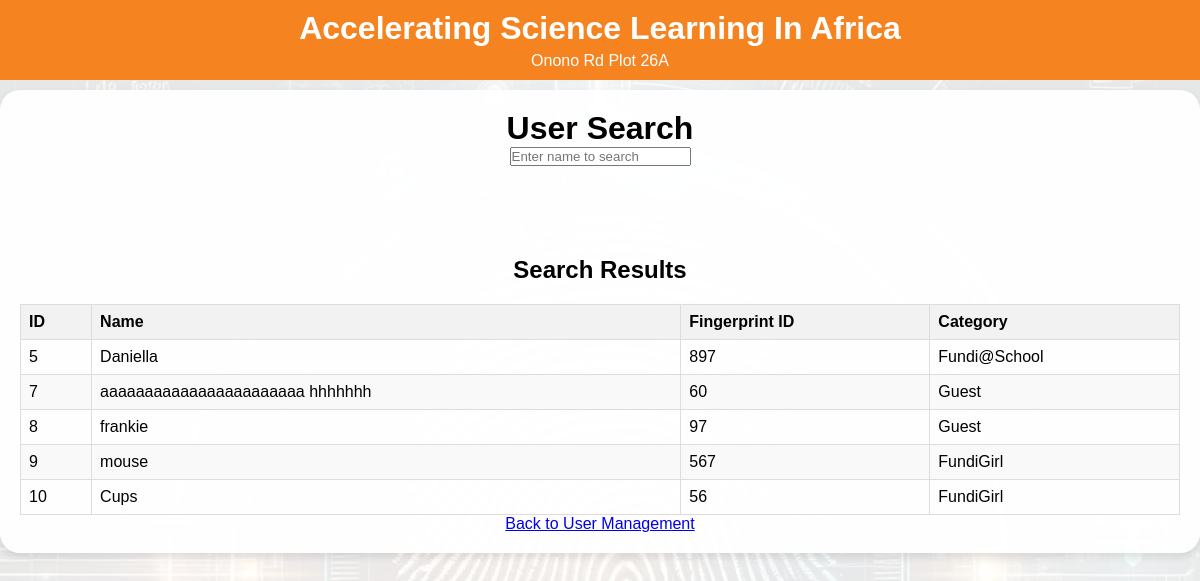
Before: /search (signed in) with the older database file.
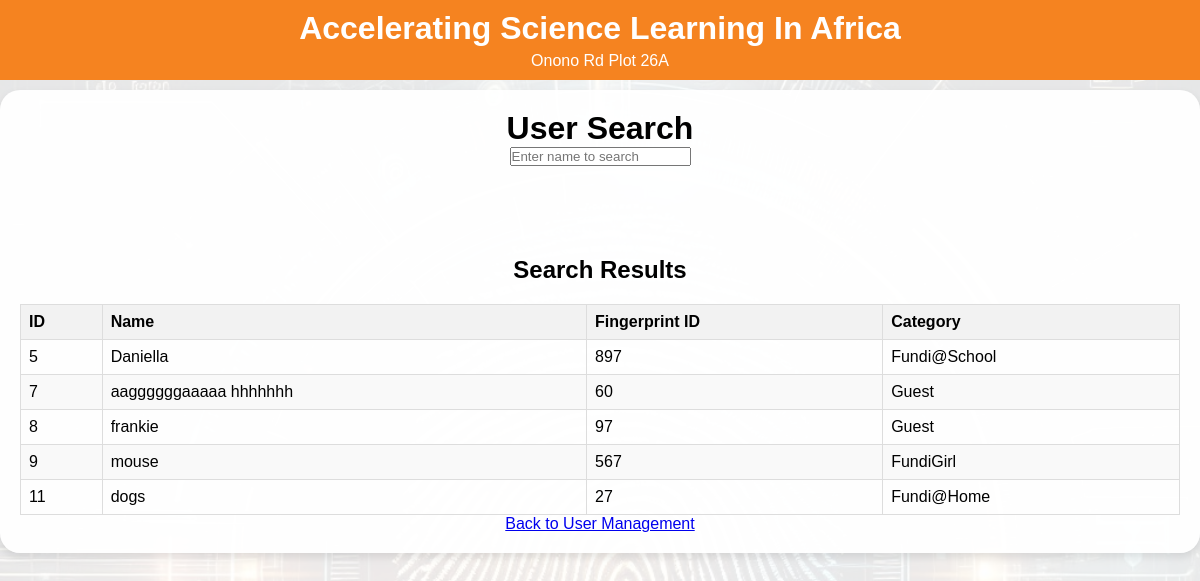
After: the same page with the newer database file.
### app.py (models this page shows, shortened)
class User(db.Model):
    id = db.Column(db.Integer, primary_key=True)
    name = db.Column(db.String(100), nullable=False)
    fingerprint_id = db.Column(db.Integer, unique=True, nullable=False)
    category = db.Column(db.String(20), nullable=False)
    attendance_records = db.relationship('Attendance', backref='user', lazy=True)

### app.py (the view)
@app.route('/search', methods=['GET'])
def search():
    if 'admin' not in session:
        return redirect(url_for('login'))
    query = request.args.get('query')
    if query:
        users = User.query.filter(User.name.ilike(f'%{query}%')).all()
    else:
        users = User.query.all()
    if request.headers.get('X-Requested-With') == 'XMLHttpRequest':
        return jsonify([user.to_dict() for user in users])
    else:
        return render_template('search.html', users=users)

### templates/search.html (shortened to what this page needs)
<!DOCTYPE html>
<html lang="en">
<head>
    <link rel="stylesheet" href="{{ url_for('static', filename='css/styles.css') }}">
</head>
<body>
    <div class="header">
        <h1>Accelerating Science Learning In Africa</h1>
        <p class="location-info">Onono Rd Plot 26A</p>
    </div>
    <div class="spacer"></div>
    <div class="container" style="margin-top: 0;">
        <h1>User Search</h1>
        <input type="text" id="search-box" placeholder="Enter name to search">
        <div class="spacer"></div>
        <h2>Search Results</h2>
        <table>
            <thead>
                <tr>
                    <th>ID</th>
                    <th>Name</th>
                    <th>Fingerprint ID</th>
                    <th>Category</th>
                </tr>
            </thead>
            <tbody id="search-results">
                {% for user in users %}
                <tr>
                    <td>{{ user.id }}</td>
                    <td>{{ user.name }}</td>
                    <td>{{ user.fingerprint_id }}</td>
                    <td>{{ user.category }}</td>
                </tr>
                {% endfor %}
            </tbody>
        </table>
        <a href="{{ url_for('users') }}" class="button-link">Back to User Management</a>
    </div>
</body>
</html>

Changed rows visible on the page:
removed User: id "10", name "Cups", fingerprint_id "56", category "FundiGirl"
changed User id 7: name "aaaaaaaaaaaaaaaaaaaaaaa hhhhhhh" → "aaggggggaaaaa hhhhhhh"
added User: id "11", name "dogs", fingerprint_id "27", category "Fundi@Home"
